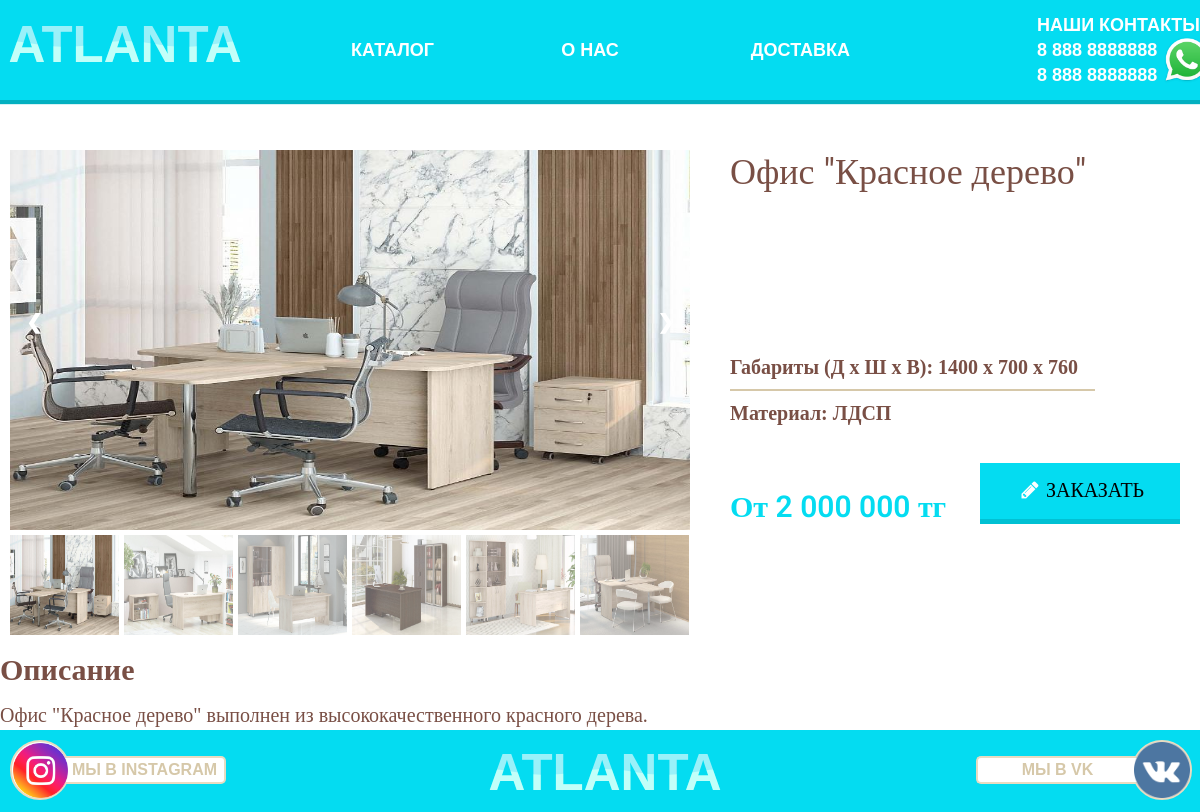
/post/ofis-krasnoe-derevo/, run on the app's committed database.
### order/models.py (models this page shows, shortened)
class OrderNew(models.Model):
    order_main_img = models.ImageField(upload_to='car_img_order/%Y/%m/%d/', verbose_name='Главная картинка')
    order_main_img_mini = models.ImageField(upload_to='car_img_order/%Y/%m/%d/', verbose_name='Картинка брэнда',
                                            null=True, blank=True)
    slug = models.SlugField(max_length=200, unique=True, db_index=True, verbose_name='URL')
    order_main_title = models.CharField(max_length=250, verbose_name='Название товара')
    order_dop_title1 = models.CharField(max_length=400, verbose_name='Доп-характеристика1', blank=True)
    order_dop_title2 = models.CharField(max_length=400, verbose_name='Доп-характеристика2', blank=True)
    order_dop_title3 = models.CharField(max_length=400, verbose_name='Доп-характеристика3', blank=True)
    order_dop_title4 = models.CharField(max_length=400, verbose_name='Доп-характеристика4', blank=True)
    order_dop_title5 = models.CharField(max_length=400, verbose_name='Доп-характеристика5', blank=True)
    order_dop_title6 = models.CharField(max_length=400, verbose_name='Доп-характеристика6', blank=True)
    order_img_2 = models.ImageField(upload_to='car_img_order/%Y/%m/%d/', verbose_name='Вторая картинка',
                                    null=True, blank=True)
    order_img_3 = models.ImageField(upload_to='car_img_order/%Y/%m/%d/', verbose_name='Третья картинка',
                                    null=True, blank=True)
    order_img_4 = models.ImageField(upload_to='car_img_order/%Y/%m/%d/', verbose_name='Четвёртая картинка',
                                    null=True, blank=True)
    order_img_5 = models.ImageField(upload_to='car_img_order/%Y/%m/%d/', verbose_name='Пятая картинка',
                                    null=True, blank=True)
    order_img_6 = models.ImageField(upload_to='car_img_order/%Y/%m/%d/', verbose_name='Шестая картинка',
                                    null=True, blank=True
                                    )
    cat = models.ForeignKey('NewCategoryOrder', on_delete=models.PROTECT, verbose_name='Категория')
    order_price = models.CharField(max_length=50, verbose_name='Цена товара')
    order_text = models.TextField(verbose_name='Описание')
    order_maim_date_add = models.DateTimeField(auto_now_add=True, verbose_name='Время создания')
    order_maim_date = models.DateTimeField(auto_now=True, verbose_name='Время изменения')
    order_is_published = models.BooleanField(default=True, verbose_name='Статус Опубликован/Не опубликован')
    class Meta:
        verbose_name = "карточку товара"
        verbose_name_plural = "карточки товара"
        ordering = ['-order_maim_date_add']

### WWT/views.py (the view)
# urls.py: path('post/<slug:post_slug>/', ShowPost.as_view(), name='post'),
class ShowPost(DetailView):
    model = OrderNew
    template_name = 'WWT/order.html'
    context_object_name = 'post'
    slug_url_kwarg = 'post_slug'
    def get_context_data(self, *, object_list=None, **kwargs):
        context = super().get_context_data(**kwargs)
        context['form_product'] = form_product
        return context

### templates/WWT/order.html (shortened to what this page needs)
{% extends 'base.html' %}
{% block content %}
{% load static %}
<div class="container">
    <div class="ord_after">
        <div class="orf_tit">
            {{ post.order_main_title }}
        </div>
    </div>
    <div class="cont_slid">
        <div class="container4">
            <div class="mySlides">
                <div class="numbertext"></div>
                <img src="{{post.order_main_img.url}}" style="width:100%">
            </div>
            <a class="prev" onclick="plusSlides(-1)">&#10094;</a>
            <a class="next" onclick="plusSlides(1)">&#10095;</a>
            <div class="row">
                <div class="column1">
                    <img class="demo cursor" src="{{post.order_main_img.url}}"
                         style="width:100%" onclick="currentSlide(1)" alt="The Woods">
                </div>
                {% if post.order_img_2 %}
                <div class="column">
                    <img class="demo cursor" src="{{post.order_img_2.url}}"
                         style="width:100%" onclick="currentSlide(2)" alt="Cinque Terre">
                </div>
                {% endif %}
                {% if post.order_img_3 %}
                <div class="column">
                    <img class="demo cursor" src="{{post.order_img_3.url}}"
                         style="width:100%" onclick="currentSlide(3)" alt="Mountains and fjords">
                </div>
                {% endif %}
                {% if post.order_img_4%}
                <div class="column">
                    <img class="demo cursor" src="{{post.order_img_4.url}}"
                         style="width:100%" onclick="currentSlide(4)" alt="Northern Lights">
                </div>
                {% endif %}
                {% if post.order_img_5%}
                <div class="column">
                    <img class="demo cursor" src="{{post.order_img_5.url}}"
                         style="width:100%" onclick="currentSlide(5)" alt="Nature and sunrise">
                </div>
                {% endif %}
                {% if post.order_img_6%}
                <div class="column">
                    <img class="demo cursor" src="{{post.order_img_6.url}}"
                         style="width:100%" onclick="currentSlide(6)" alt="Snowy Mountains">
                </div>
                {% endif %}
            </div>
        </div>
    </div>
    <div class="ord_after1">
        <ul class="har_title">
            {% if post.order_dop_title1 %}
            <li class="har">{{post.order_dop_title1}}</li>
            {% else %}
            <li class="har2"></li>
            {% endif %}
            {% if post.order_dop_title1 and post.order_dop_title2%}
            <li class="hr_ord"></li>
            {% else %}
            <li></li>
            {% endif %}
            {% if post.order_dop_title2 %}
            <li class="har">{{post.order_dop_title2}}</li>
            {% else %}
            <li class="har2"></li>
            {% endif %}
            <li class="har_price">От {{post.order_price}} тг</li>
            <li class="har_but">{% include 'WWT/form2.html' %}</li>
        </ul>
    </div>
    <div class="ord_text">
        <p id="t-ord">Описание</p>
        <p>{{ post.order_text }}</p>
    </div>
</div>
{% endblock %}

### WWT/static/css/style2.css (style rules this page uses)
*, *:before, *:after { padding: 0; margin: 0; border: 0; box-sizing: border-box; }
html,body { height:100%; padding: 0; margin: 0; }
body { overflow: visible; background-color: #333; font-family: Arial, "Helvetica Neue", Helvetica, sans-serif; color: #fff; font-size: 16px; line-height: 24px; }
.container { max-width: 1200px; margin: 0 auto; }
.cont_slid { width: 100%; max-width: 700px; height: 100%; max-height: 500px; margin-top: 50px; position: relative; }
.container4 { position: relative; margin-left: 10px; margin-right: 10px; }
.mySlides { display: none; margin-bottom: 4.5px; height: 380px; }
.mySlides img { height: 380px; }
.cursor { cursor: pointer; }
.prev, .next { cursor: pointer; position: absolute; top: 40%; width: auto; padding: 16px; margin-top: -50px; color: white; font-weight: bold; font-size: 20px; border-radius: 0 3px 3px 0; user-select: none; -webkit-user-select: none; }
.next { right: 0; border-radius: 3px 0 0 3px; }
.numbertext { color: #f2f2f2; font-size: 12px; padding: 8px 12px; position: absolute; top: 0; }
.row:after { content: ""; display: table; clear: both; }
.column { float: left; width: 16.1%; height: 100px; margin-left: 4.5px; }
.column1 img { height: 100px; }
.column1 { float: left; width: 16.1%; height: 100px; }
.column img { height: 100px; }
.demo { opacity: 0.6; }
.active, .demo:hover { opacity: 1; }
.ord_after { float: right; max-width: 470px; width: 100%; height: 20px; }
.orf_tit { color: #794f45; font-family: Roboto; font-size: 36px; margin-top: 10px; }
.har_but { position: absolute; bottom: 0; right: 0; width: 100%; max-width: 220px; }
.ord_after1 { float: right; max-width: 470px; width: 100%; height: 20px; margin-top: -250px; position: relative; height: 100%; max-height: 300px; }
.har_title { font-family: "HelveticaNeueCyrr"; list-style: none; }
.har { color: #794f45; font-size: 20px; font-weight: 600; margin: 10px 0; }
.har:nth-child(1) { margin-top: -30px; }
.har:nth-child(3) { margin-bottom: 70px; }
.hr_ord { width: 365px; height: 2px; background: #d6c8a9; }
.har_price { margin-top: 36px; color: #04dcf1; font-weight: 600; font-size: 30px; font-family: Roboto; }
.ord_text { max-width: 700px; max-height: 200px; width: 100%; height: 100%; line-height: 30px; margin-top: 20px; font-family: "HelveticaNeueCyrr"; font-size: 20px; color: #794f45; }
#t-ord { font-size: 30px; font-weight: 600; margin-bottom: 15px; }

### data on the page
OrderNew: order_main_title "Офис \"Красное дерево\"", order_main_img (picture), order_img_2 (picture), order_img_3 (picture), order_img_4 (picture), order_img_5 (picture), order_img_6 (picture), order_dop_title1 "Габариты (Д х Ш х В): 1400 х 700 х 760", order_dop_title2 "Материал: ЛДСП", order_price "2 000 000", order_text "Офис \"Красное дерево\" выполнен из высококачественного красного дерева."
